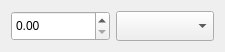
<?xml version="1.0" encoding="UTF-8"?>
<ui version="4.0">
 <class>unitCombo</class>
 <widget class="QWidget" name="unitCombo">
  <property name="geometry">
   <rect>
    <x>0</x>
    <y>0</y>
    <width>225</width>
    <height>48</height>
   </rect>
  </property>
  <property name="windowTitle">
   <string>Form</string>
  </property>
  <layout class="QGridLayout" name="gridLayout">
   <item row="0" column="0">
    <widget class="QDoubleSpinBox" name="doubleSpinBox">
     <property name="minimumSize">
      <size>
       <width>50</width>
       <height>30</height>
      </size>
     </property>
     <property name="frame">
      <bool>true</bool>
     </property>
    </widget>
   </item>
   <item row="0" column="1">
    <widget class="QComboBox" name="comboBox">
     <property name="minimumSize">
      <size>
       <width>40</width>
       <height>30</height>
      </size>
     </property>
    </widget>
   </item>
  </layout>
 </widget>
 <resources/>
 <connections/>
</ui>
